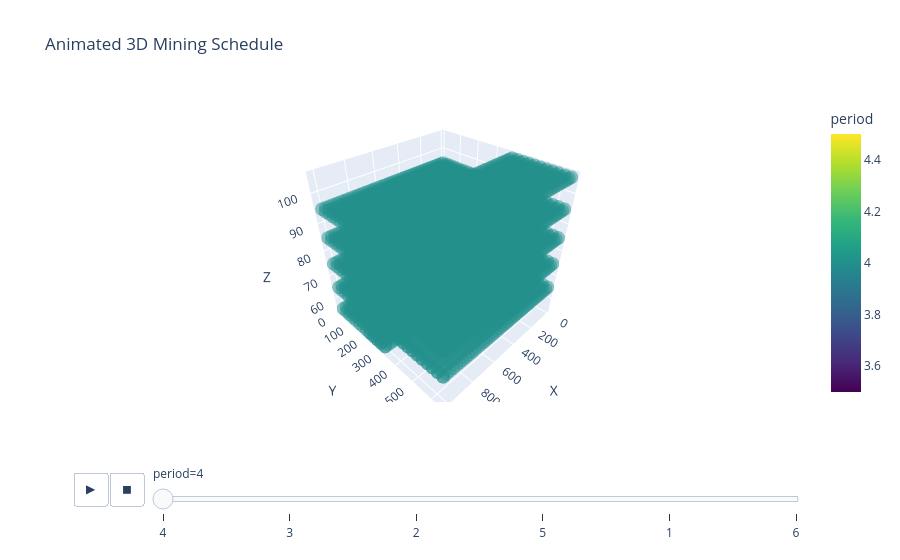

Notebook code cell kept with this figure:
### Code cell
# --- Enhanced Gantt-style Visualisation (Global + Highlighted Period) ---

# Widgets
block_type_dropdown = widgets.Dropdown(
	options=["All", "Ore", "Waste"],
	value="All",
	description="Block Type:"
)

highlight_period_slider = widgets.IntSlider(
	value=1,
	min=1,
	max=scheduled_blocks["period"].max(),
	step=1,
	description="Highlight Period:"
)

def update_gantt_all(block_type, highlight_period):
	clear_output(wait=True)

	# Filter
	plot_df = scheduled_blocks.copy()
	if block_type != "All":
		plot_df = plot_df[plot_df["block_type"] == block_type]

	# Highlight current period
	plot_df["highlight"] = plot_df["period"] == highlight_period

	plt.figure(figsize=(14, 6))
	sns.stripplot(
		data=plot_df, x="period", y="bench",
		hue="highlight", palette={True: "red", False: "lightgrey"},
		jitter=0.3, alpha=0.6, dodge=False
	)
	plt.gca().invert_yaxis()
	plt.xlabel("Period")
	plt.ylabel("Bench (Z)")
	plt.title("Full Gantt-style Mining Sequence (All Periods) – Highlighted Period in Red")
	plt.legend(title="Highlighted")
	plt.grid(True)
	plt.tight_layout()
	plt.show()

	display(block_type_dropdown, highlight_period_slider)

widgets.interact(update_gantt_all,
				 block_type=block_type_dropdown,
				 highlight_period=highlight_period_slider)

# --- 3D Animation with Plotly ---

fig = px.scatter_3d(
	scheduled_blocks,
	x="x", y="y", z="z",
	color="period",
	animation_frame="period",
	size_max=4,
	color_continuous_scale="Viridis",
	opacity=0.5,
	title="Animated 3D Mining Schedule"
)
fig.update_layout(scene=dict(xaxis_title='X', yaxis_title='Y', zaxis_title='Z'))
fig.show()

### Figure 1 — Plotly figure (JSON) as saved in the notebook; plotly's stock layout.template omitted (floating-point values rounded to 4 significant figures; data arrays with more than 128 entries replaced by an {"elided": "..."} marker saying what was removed)
{"data": [{"hovertemplate": "period=%{marker.color}<br>x=%{x}<br>y=%{y}<br>z=%{z}<extra></extra>", "legendgroup": "", "marker": {"color": {"elided": "5367 int values"}, "coloraxis": "coloraxis", "opacity": 0.5, "symbol": "circle"}, "mode": "markers", "name": "", "scene": "scene", "showlegend": false, "type": "scatter3d", "x": {"elided": "5367 float values"}, "y": {"elided": "5367 float values"}, "z": {"elided": "5367 int values"}}], "layout": {"coloraxis": {"colorbar": {"title": {"text": "period"}}, "colorscale": [[0, "#440154"], [0.1111, "#482878"], [0.2222, "#3e4989"], [0.3333, "#31688e"], [0.4444, "#26828e"], [0.5556, "#1f9e89"], [0.6667, "#35b779"], [0.7778, "#6ece58"], [0.8889, "#b5de2b"], [1, "#fde725"]]}, "legend": {"tracegroupgap": 0}, "scene": {"domain": {"x": [0, 1], "y": [0, 1]}, "xaxis": {"title": {"text": "X"}}, "yaxis": {"title": {"text": "Y"}}, "zaxis": {"title": {"text": "Z"}}}, "sliders": [{"active": 0, "currentvalue": {"prefix": "period="}, "len": 0.9, "pad": {"b": 10, "t": 60}, "steps": [{"args": [["4"], {"frame": {"duration": 0, "redraw": true}, "fromcurrent": true, "mode": "immediate", "transition": {"duration": 0, "easing": "linear"}}], "label": "4", "method": "animate"}, {"args": [["3"], {"frame": {"duration": 0, "redraw": true}, "fromcurrent": true, "mode": "immediate", "transition": {"duration": 0, "easing": "linear"}}], "label": "3", "method": "animate"}, {"args": [["2"], {"frame": {"duration": 0, "redraw": true}, "fromcurrent": true, "mode": "immediate", "transition": {"duration": 0, "easing": "linear"}}], "label": "2", "method": "animate"}, {"args": [["5"], {"frame": {"duration": 0, "redraw": true}, "fromcurrent": true, "mode": "immediate", "transition": {"duration": 0, "easing": "linear"}}], "label": "5", "method": "animate"}, {"args": [["1"], {"frame": {"duration": 0, "redraw": true}, "fromcurrent": true, "mode": "immediate", "transition": {"duration": 0, "easing": "linear"}}], "label": "1", "method": "animate"}, {"args": [["6"], {"frame": {"duration": 0, "redraw": true}, "fromcurrent": true, "mode": "immediate", "transition": {"duration": 0, "easing": "linear"}}], "label": "6", "method": "animate"}], "x": 0.1, "xanchor": "left", "y": 0, "yanchor": "top"}], "title": {"text": "Animated 3D Mining Schedule"}, "updatemenus": [{"buttons": [{"args": [null, {"frame": {"duration": 500, "redraw": true}, "fromcurrent": true, "mode": "immediate", "transition": {"duration": 500, "easing": "linear"}}], "label": "&#9654;", "method": "animate"}, {"args": [[null], {"frame": {"duration": 0, "redraw": true}, "fromcurrent": true, "mode": "immediate", "transition": {"duration": 0, "easing": "linear"}}], "label": "&#9724;", "method": "animate"}], "direction": "left", "pad": {"r": 10, "t": 70}, "showactive": false, "type": "buttons", "x": 0.1, "xanchor": "right", "y": 0, "yanchor": "top"}]}}
